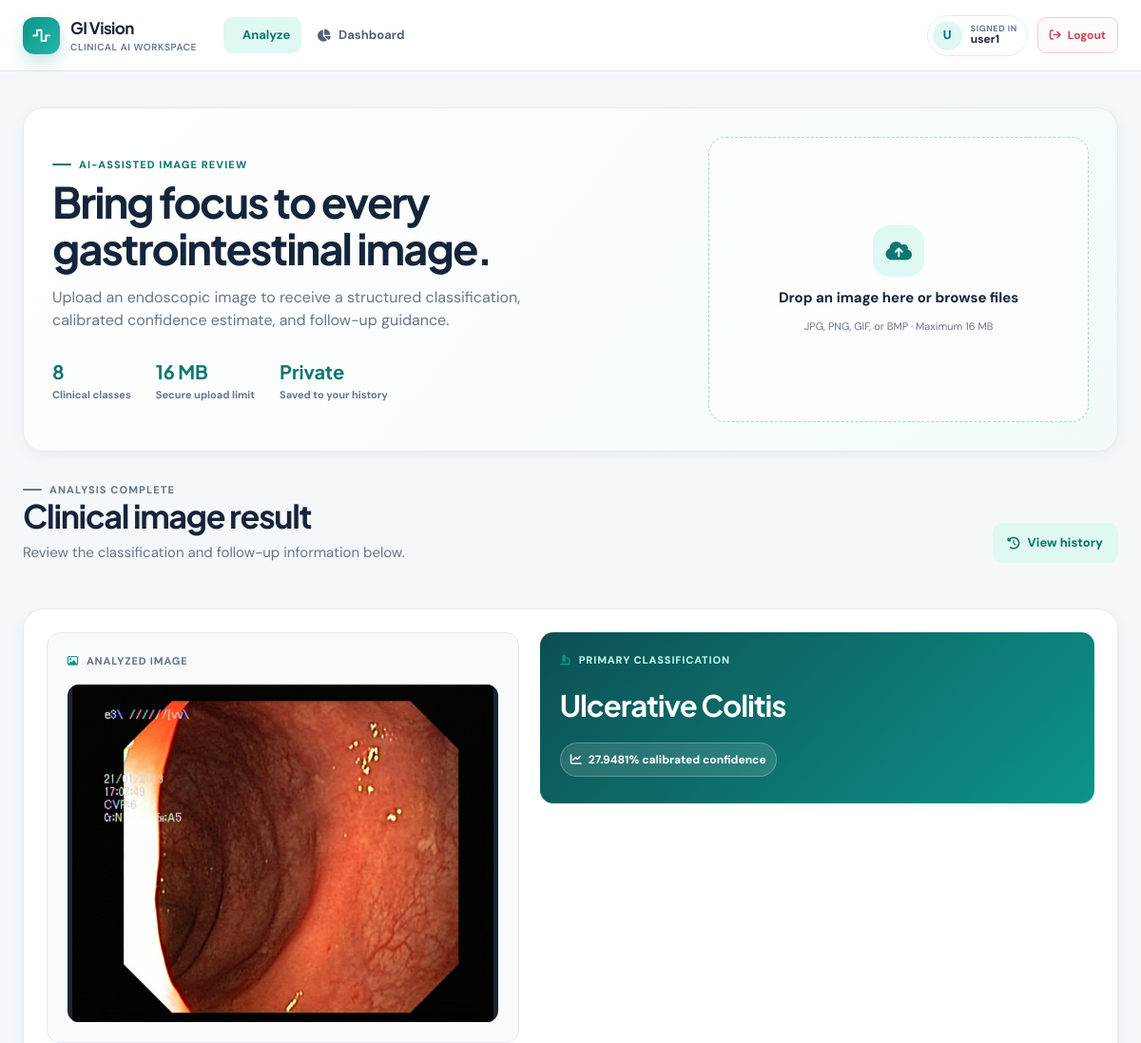
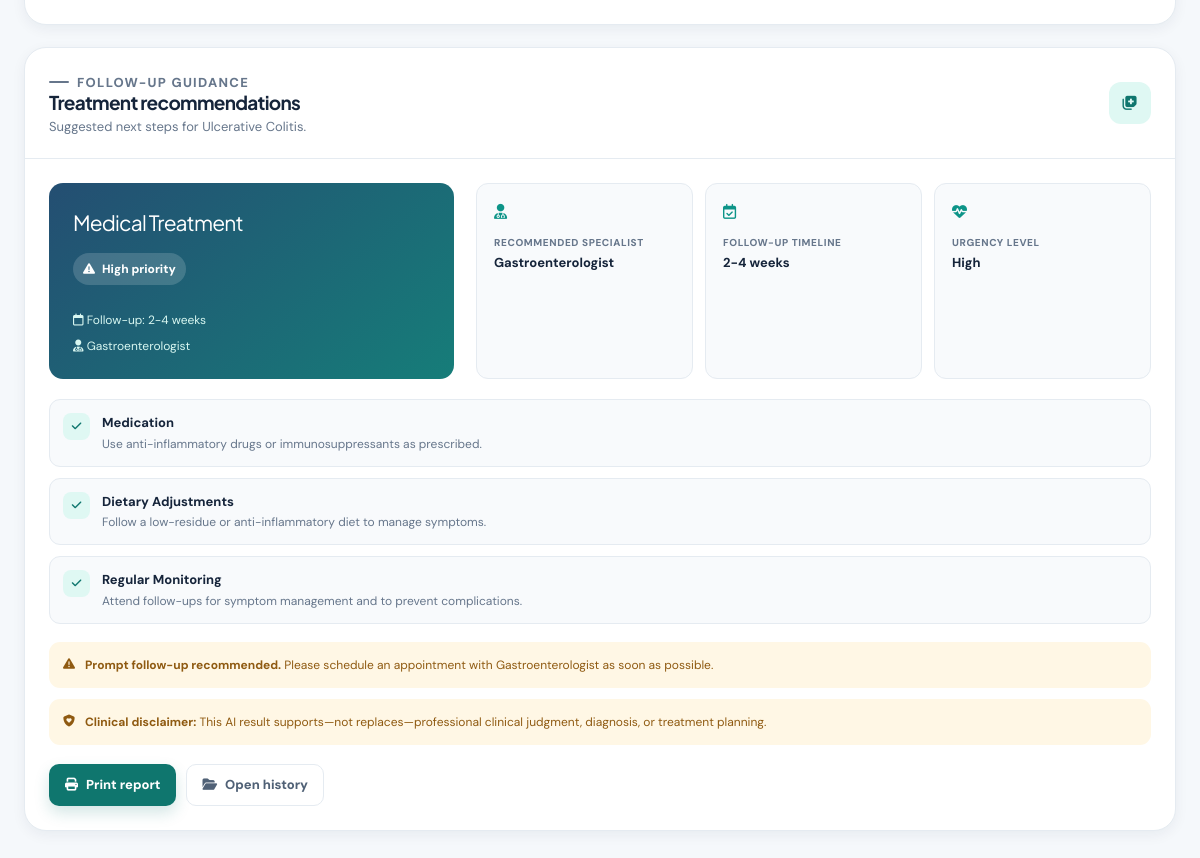
/analysis/14 (signed in), run on the app's committed database (2 pictures, top to bottom).
### tables this page shows
CREATE TABLE predictions (
            id INTEGER PRIMARY KEY AUTOINCREMENT,
            user_id INTEGER,
            filename TEXT,
            prediction TEXT,
            confidence REAL,
            is_valid_image INTEGER DEFAULT 1,
            created_at TIMESTAMP DEFAULT CURRENT_TIMESTAMP,
            FOREIGN KEY (user_id) REFERENCES users (id)
        );

### app.py (the view)
@app.route('/analysis/<int:analysis_id>', methods=['GET', 'POST'])
@login_required
def analysis_details(analysis_id):
    if request.method == 'POST':
        return redirect(url_for('analysis_details', analysis_id=analysis_id), code=303)
    try:
        conn = sqlite3.connect('users.db')
        conn.row_factory = sqlite3.Row
        query = 'SELECT * FROM predictions WHERE id = ?'
        params = [analysis_id]
        if session.get('role') != 'admin':
            query += ' AND user_id = ?'
            params.append(session['user_id'])
        prediction = conn.execute(query, params).fetchone()
        conn.close()
        if prediction is None:
            flash('That saved prediction was not found or you do not have permission to view it.', 'warning')
            return redirect(url_for('dashboard'))
        if prediction['is_valid_image'] != 1:
            flash('Treatment recommendations are unavailable for an invalid image.', 'warning')
            return redirect(url_for('dashboard'))
        original_confidence = normalize_confidence(prediction['confidence'])
        confidence_percent = original_confidence * 100
        predicted_class = prediction['prediction']
        return render_template(
            'index.html',
            filename=prediction['filename'],
            prediction=predicted_class,
            original_confidence=f'{original_confidence:.2%}',
            confidence=f'{confidence_percent:.4f}%',
            confidence_percent=confidence_percent,
            treatment_info=get_treatment_recommendations(predicted_class)
        )
    except Exception as e:
        print(f"Analysis details error: {e}")
        flash('Unable to load the saved prediction details.', 'danger')
        return redirect(url_for('dashboard'))

### app.py (called while the page is built, shortened)
def normalize_confidence(value):
    try:
        confidence = float(value)
    except (TypeError, ValueError):
        return 0.0
    return confidence if np.isfinite(confidence) else 0.0

@app.before_request
def invalidate_previous_server_sessions():
    if (
        session.get('user_id') is not None
        and session.get('server_session_id') != SERVER_SESSION_ID
    ):
        session.clear()

def login_required(f):
    @wraps(f)
    def decorated_function(*args, **kwargs):
        if 'user_id' not in session:
            flash('Please log in to access this page.', 'warning')
            return redirect(url_for('login'))
        return f(*args, **kwargs)
    return decorated_function

### templates/index.html (shortened to what this page needs)
{% extends "base.html" %}
{% set nav_active = 'upload' %}
{% block content %}
<section class="panel analysis-hero">
    <div class="analysis-hero__copy">
        <p class="eyebrow"><span></span> AI-assisted image review</p>
        <h1>Bring focus to every gastrointestinal image.</h1>
        <p>Upload an endoscopic image to receive a structured classification, calibrated confidence estimate, and follow-up guidance.</p>
        <div class="analysis-hero__stats" aria-label="Analysis information">
            <div><strong>8</strong><span>Clinical classes</span></div>
            <div><strong>16 MB</strong><span>Secure upload limit</span></div>
            <div><strong>Private</strong><span>Saved to your history</span></div>
        </div>
    </div>
    <form class="upload-card" method="POST" enctype="multipart/form-data" id="upload-form">
        <label class="upload-dropzone" id="dropzone" for="file">
            <span class="upload-dropzone__icon"><i class="fa-solid fa-cloud-arrow-up"></i></span>
            <strong>Drop an image here or browse files</strong>
            <small>JPG, PNG, GIF, or BMP · Maximum 16 MB</small>
        </label>
    </form>
</section>
{% if filename %}
<section class="stack" id="analysis-result" style="margin-top: 24px;">
    <div class="page-heading">
        <div>
            <p class="eyebrow"><span></span> Analysis complete</p>
            <h1>Clinical image result</h1>
            <p>Review the classification and follow-up information below.</p>
        </div>
        <a class="button--secondary" href="{{ url_for('dashboard') }}"><i class="fa-solid fa-clock-rotate-left"></i> View history</a>
    </div>
    <section class="panel">
        <div class="panel__body results-grid">
            <div class="image-card">
                <p class="card-label"><i class="fa-regular fa-image"></i> Analyzed image</p>
                <img class="analysis-image" src="{{ url_for('uploaded_file', filename=filename) }}" alt="Uploaded endoscopic image">
            </div>
            <div>
                <div class="diagnosis-card">
                    <p class="card-label"><i class="fa-solid fa-microscope"></i> Primary classification</p>
                    <h2 class="diagnosis-name">{{ prediction.replace('-', ' ').title() }}</h2>
                    <span class="confidence-pill"><i class="fa-solid fa-chart-line"></i> {{ confidence }} calibrated confidence</span>
                </div>
            </div>
        </div>
    </section>
    {% if treatment_info %}
    <section class="panel">
        <div class="panel__head">
            <div class="section-heading" style="margin: 0;">
                <div>
                    <p class="eyebrow"><span></span> Follow-up guidance</p>
                    <h2>Treatment recommendations</h2>
                    <p>Suggested next steps for {{ prediction.replace('-', ' ').title() }}.</p>
                </div>
            </div>
            <span class="icon-box"><i class="fa-solid fa-notes-medical"></i></span>
        </div>
        <div class="panel__body">
            <div class="treatment-grid">
                <div class="treatment-summary">
                    <p class="treatment-summary__type">{{ treatment_info.type }}</p>
                    <span class="priority-pill"><i class="fa-solid fa-{{ 'triangle-exclamation' if 'high' in treatment_info.urgency.lower() else 'circle-info' if 'medium' in treatment_info.urgency.lower() else 'circle-check' }}"></i>{{ treatment_info.urgency }} priority</span>
                    <div class="treatment-summary__meta">
                        <span><i class="fa-regular fa-calendar"></i> Follow-up: {{ treatment_info.follow_up }}</span>
                        <span><i class="fa-solid fa-user-doctor"></i> {{ treatment_info.specialist }}</span>
                    </div>
                </div>
                <div class="treatment-details">
                    <article class="detail-card"><i class="fa-solid fa-user-doctor"></i><small>Recommended specialist</small><strong>{{ treatment_info.specialist }}</strong></article>
                    <article class="detail-card"><i class="fa-regular fa-calendar-check"></i><small>Follow-up timeline</small><strong>{{ treatment_info.follow_up }}</strong></article>
                    <article class="detail-card"><i class="fa-solid fa-heart-pulse"></i><small>Urgency level</small><strong>{{ treatment_info.urgency }}</strong></article>
                </div>
            </div>
            <ul class="recommendations">
                {% for recommendation in treatment_info.recommendations %}
                <li>
                    <i class="fa-solid fa-check"></i>
                    <div>
                        <strong>{{ recommendation.split(':', 1)[0] }}</strong>
                        {% if ':' in recommendation %}<span>{{ recommendation.split(':', 1)[1].strip() }}</span>{% endif %}
                    </div>
                </li>
                {% endfor %}
            </ul>
            {% if 'high' in treatment_info.urgency.lower() %}
            <div class="notice notice--warning" style="margin-top: 18px;"><i class="fa-solid fa-triangle-exclamation"></i><span><strong>Prompt follow-up recommended.</strong> Please schedule an appointment with {{ treatment_info.specialist }} as soon as possible.</span></div>
            {% elif 'medium' in treatment_info.urgency.lower() %}
            <div class="notice notice--info" style="margin-top: 18px;"><i class="fa-solid fa-circle-info"></i><span><strong>Medical attention recommended.</strong> Please consult {{ treatment_info.specialist }} within the suggested timeframe.</span></div>
            {% else %}
            <div class="notice notice--success" style="margin-top: 18px;"><i class="fa-solid fa-circle-check"></i><span><strong>Continue routine care.</strong> Maintain regular screening and healthy habits as advised.</span></div>
            {% endif %}
            <div class="notice notice--warning" style="margin-top: 11px;"><i class="fa-solid fa-shield-heart"></i><span><strong>Clinical disclaimer:</strong> This AI result supports—not replaces—professional clinical judgment, diagnosis, or treatment planning.</span></div>
            <div class="report-actions">
                <button class="button" type="button" onclick="window.print()"><i class="fa-solid fa-print"></i> Print report</button>
                <a class="button--quiet" href="{{ url_for('dashboard') }}"><i class="fa-solid fa-folder-open"></i> Open history</a>
            </div>
        </div>
    </section>
    {% endif %}
</section>
{% endif %}
{% endblock %}

### data on the page
predictions: filename (picture), replace "Ulcerative Colitis"

### other printed values
{{ session.get('username', 'U')[0]|upper }} "U"
{{ session.get('username', 'User') }} "user1"
{{ confidence }} "27.9481%"
{{ treatment_info.type }} "Medical Treatment"
{{ treatment_info.urgency }} "High"
{{ treatment_info.follow_up }} "2-4 weeks"
{{ treatment_info.specialist }} "Gastroenterologist"
{{ recommendation.split(':', 1)[0] }} "Medication" "Dietary Adjustments" "Regular Monitoring"
{{ recommendation.split(':', 1)[1].strip() }} "Use anti-inflammatory drugs or immunosuppressants as prescribed." "Follow a low-residue or anti-inflammatory diet to manage symptoms." "Attend follow-ups for symptom management and to prevent complications."
